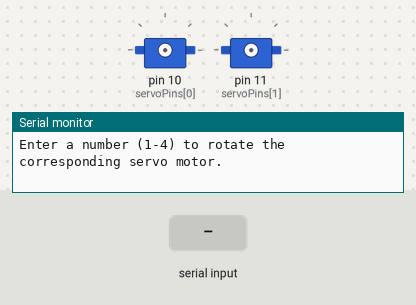
The sketch below on a simulated Arduino Uno, built with avr-gcc and run on an emulated ATmega328P. On the bench: 2 × servo, the last lines printed to the serial monitor. The inputs (shaded band) are chosen by the test bench.

Above: at 1.2 s.
1.3 s: "1\n" received over Serial
At 4.1 s:
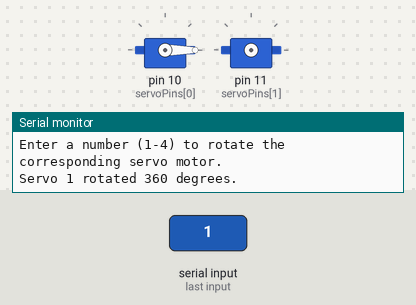
4.3 s: "2\n" received over Serial
At 6.6 s:
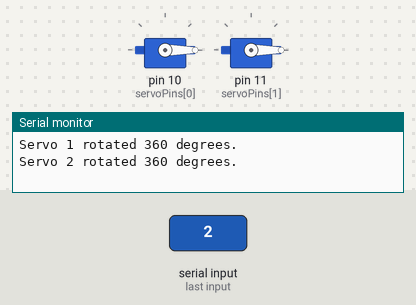
8.8 s: "1\n" received over Serial
At 9.1 s:
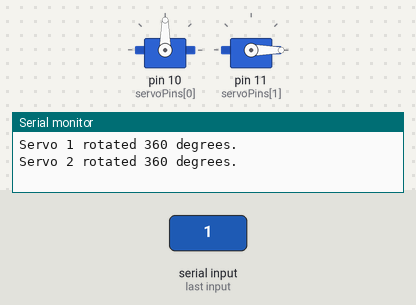
Timing chart, 0 to 12.4 s (numbered marks = the images above; inputs shaded):
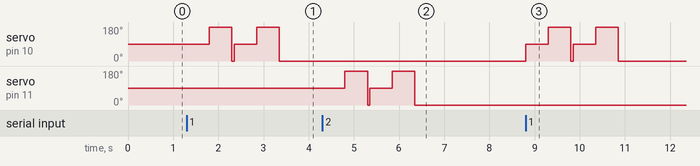

The sketch:

servo_control.ino
```cpp
#include <Servo.h>

// Define servo control pins
const int servoPins[4] = {10,11,12,13};

// Create servo objects
Servo servos[4];

// Define angles
const int startAngle = 0;
const int midAngle = 180;
const int delayTime = 500;

void setup() {
    Serial.begin(9600);
    Serial.println("Enter a number (1-4) to rotate the corresponding servo motor.");
}

void loop() {
    if (Serial.available() > 0) {
        String input = Serial.readStringUntil('\n');
        input.trim();

        if (input.length() > 0 && input.charAt(0) >= '1' && input.charAt(0) <= '4') {
            int servoIndex = input.charAt(0) - '1';
            rotateServo360(servoIndex);
            Serial.print("Servo ");
            Serial.print(servoIndex + 1);
            Serial.println(" rotated 360 degrees.");
        } else {
            Serial.println("Invalid input! Your input was \"" + input + "\". Enter a number between 1 and 4.");
        }
    }
}

void rotateServo360(int index) {
    servos[index].attach(servoPins[index]); // Attach only the active servo

    for (int i = 0; i < 2; i++) {
        servos[index].write(90);
        delay(delayTime);
        servos[index].write(180);
        delay(delayTime);
        servos[index].write(0);  // Reset quickly without pause
        delay(50); // Very short delay to allow for reset, adjust as needed
    }

    servos[index].detach(); // Stop sending signals
}
```

Measured:
- after the input at 1.3 s, servo on pin 10 (servoPins[0]): 90° → 180° after 0.50 s, → 90° 0.50 s later, → 180° 0.55 s later, → 0° 0.50 s later
- after the input at 4.3 s, servo on pin 11 (servoPins[1]): 90° → 180° after 0.50 s, → 90° 0.50 s later, → 180° 0.55 s later, → 0° 0.50 s later
- after the input at 8.8 s, servo on pin 10 (servoPins[0]): 0° → 90° at once, → 180° 0.50 s later, → 90° 0.50 s later, → 180° 0.55 s later, … (5 changes in this stretch)
